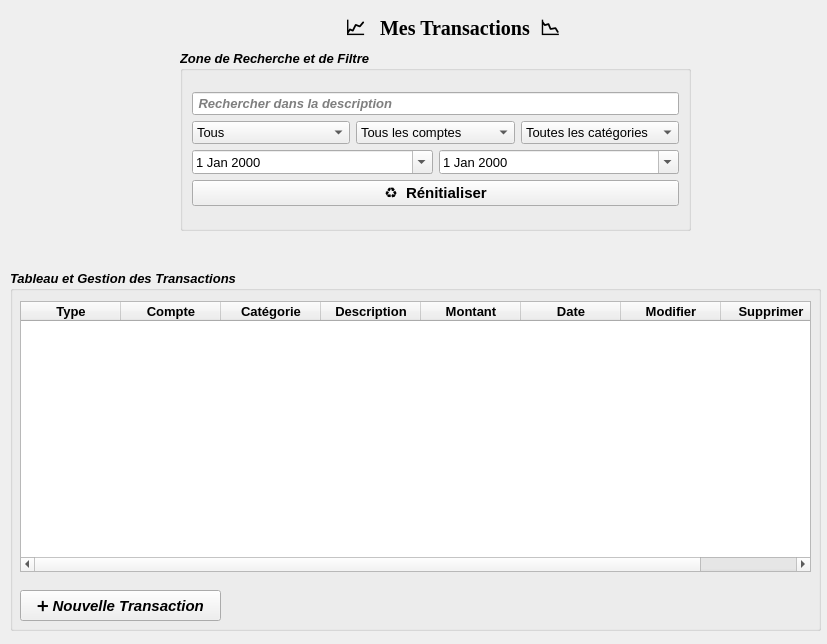
<?xml version="1.0" encoding="UTF-8"?>
<ui version="4.0">
 <class>TransactionWidget</class>
 <widget class="QWidget" name="TransactionWidget">
  <property name="geometry">
   <rect>
    <x>0</x>
    <y>0</y>
    <width>827</width>
    <height>644</height>
   </rect>
  </property>
  <property name="windowTitle">
   <string>Form</string>
  </property>
  <widget class="QGroupBox" name="groupBox">
   <property name="geometry">
    <rect>
     <x>180</x>
     <y>50</y>
     <width>511</width>
     <height>181</height>
    </rect>
   </property>
   <property name="font">
    <font>
     <pointsize>10</pointsize>
     <weight>75</weight>
     <italic>true</italic>
     <bold>true</bold>
    </font>
   </property>
   <property name="title">
    <string>Zone de Recherche et de Filtre</string>
   </property>
   <layout class="QGridLayout" name="gridLayout_4">
    <item row="0" column="0">
     <layout class="QGridLayout" name="gridLayout_3">
      <item row="0" column="0">
       <widget class="QLineEdit" name="lineRecherche">
        <property name="readOnly">
         <bool>false</bool>
        </property>
        <property name="placeholderText">
         <string> Rechercher dans la description</string>
        </property>
       </widget>
      </item>
      <item row="1" column="0">
       <layout class="QHBoxLayout" name="horizontalLayout_2">
        <item>
         <widget class="QComboBox" name="comboFiltreType">
          <property name="font">
           <font>
            <pointsize>10</pointsize>
            <weight>50</weight>
            <italic>false</italic>
            <bold>false</bold>
           </font>
          </property>
          <item>
           <property name="text">
            <string>Tous</string>
           </property>
          </item>
          <item>
           <property name="text">
            <string>Dépense</string>
           </property>
          </item>
          <item>
           <property name="text">
            <string>Revenu</string>
           </property>
          </item>
         </widget>
        </item>
        <item>
         <widget class="QComboBox" name="comboFiltreCompte">
          <property name="font">
           <font>
            <pointsize>10</pointsize>
            <weight>50</weight>
            <italic>false</italic>
            <bold>false</bold>
           </font>
          </property>
          <item>
           <property name="text">
            <string>Tous les comptes</string>
           </property>
          </item>
          <item>
           <property name="text">
            <string>Liste des comptes</string>
           </property>
          </item>
         </widget>
        </item>
        <item>
         <widget class="QComboBox" name="comboFilreCategorie">
          <property name="font">
           <font>
            <pointsize>10</pointsize>
            <weight>50</weight>
            <italic>false</italic>
            <bold>false</bold>
           </font>
          </property>
          <item>
           <property name="text">
            <string>Toutes les catégories</string>
           </property>
          </item>
          <item>
           <property name="text">
            <string>Liste des catégories</string>
           </property>
          </item>
         </widget>
        </item>
       </layout>
      </item>
      <item row="2" column="0">
       <layout class="QHBoxLayout" name="horizontalLayout_3">
        <item>
         <widget class="QDateEdit" name="dateDebut">
          <property name="font">
           <font>
            <pointsize>10</pointsize>
            <weight>50</weight>
            <italic>false</italic>
            <bold>false</bold>
           </font>
          </property>
          <property name="calendarPopup">
           <bool>true</bool>
          </property>
         </widget>
        </item>
        <item>
         <widget class="QDateEdit" name="dateFin">
          <property name="font">
           <font>
            <pointsize>10</pointsize>
            <weight>50</weight>
            <italic>false</italic>
            <bold>false</bold>
           </font>
          </property>
          <property name="calendarPopup">
           <bool>true</bool>
          </property>
         </widget>
        </item>
       </layout>
      </item>
      <item row="3" column="0">
       <widget class="QPushButton" name="BtnReset">
        <property name="font">
         <font>
          <pointsize>11</pointsize>
          <weight>75</weight>
          <italic>false</italic>
          <bold>true</bold>
         </font>
        </property>
        <property name="text">
         <string>♻️  Rénitialiser</string>
        </property>
       </widget>
      </item>
     </layout>
    </item>
   </layout>
  </widget>
  <widget class="QGroupBox" name="groupBox_2">
   <property name="geometry">
    <rect>
     <x>10</x>
     <y>270</y>
     <width>811</width>
     <height>361</height>
    </rect>
   </property>
   <property name="font">
    <font>
     <pointsize>10</pointsize>
     <weight>75</weight>
     <italic>true</italic>
     <bold>true</bold>
    </font>
   </property>
   <property name="title">
    <string>Tableau et Gestion des Transactions</string>
   </property>
   <widget class="QTableWidget" name="tableWidgetGestion">
    <property name="geometry">
     <rect>
      <x>10</x>
      <y>31</y>
      <width>791</width>
      <height>271</height>
     </rect>
    </property>
    <property name="font">
     <font>
      <pointsize>10</pointsize>
      <weight>75</weight>
      <italic>false</italic>
      <bold>true</bold>
     </font>
    </property>
    <column>
     <property name="text">
      <string>Type</string>
     </property>
    </column>
    <column>
     <property name="text">
      <string>Compte</string>
     </property>
    </column>
    <column>
     <property name="text">
      <string>Catégorie</string>
     </property>
    </column>
    <column>
     <property name="text">
      <string>Description</string>
     </property>
    </column>
    <column>
     <property name="text">
      <string>Montant</string>
     </property>
    </column>
    <column>
     <property name="text">
      <string>Date</string>
     </property>
    </column>
    <column>
     <property name="text">
      <string>Modifier</string>
     </property>
    </column>
    <column>
     <property name="text">
      <string>Supprimer</string>
     </property>
    </column>
   </widget>
   <widget class="QPushButton" name="BtnAjouterTransaction">
    <property name="geometry">
     <rect>
      <x>10</x>
      <y>320</y>
      <width>201</width>
      <height>31</height>
     </rect>
    </property>
    <property name="font">
     <font>
      <pointsize>11</pointsize>
      <weight>75</weight>
      <italic>true</italic>
      <bold>true</bold>
     </font>
    </property>
    <property name="text">
     <string>➕ Nouvelle Transaction</string>
    </property>
   </widget>
  </widget>
  <widget class="QLabel" name="titleForm">
   <property name="geometry">
    <rect>
     <x>270</x>
     <y>10</y>
     <width>421</width>
     <height>41</height>
    </rect>
   </property>
   <property name="font">
    <font>
     <family>Times New Roman</family>
     <pointsize>15</pointsize>
     <weight>75</weight>
     <bold>true</bold>
    </font>
   </property>
   <property name="text">
    <string>               📈   Mes Transactions  📉</string>
   </property>
  </widget>
 </widget>
 <resources/>
 <connections/>
</ui>
